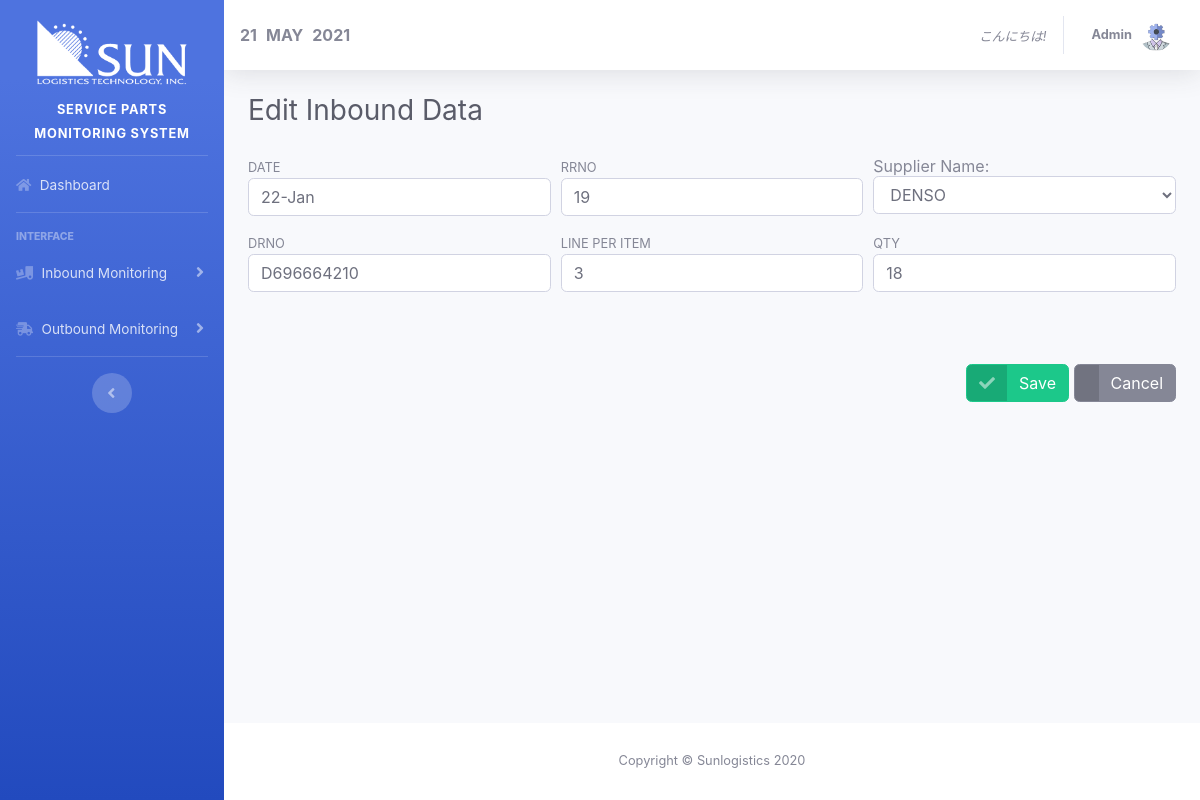
/editInbound.php?id=60 (signed in), run on the app's committed database.
### tables this page shows
CREATE TABLE `tbl_inbound` (
  `id` int(11) NOT NULL,
  `date` varchar(11) NOT NULL,
  `rrNo` int(11) NOT NULL,
  `suppName` varchar(50) NOT NULL,
  `drNo` varchar(50) NOT NULL,
  `linePerItems` int(11) NOT NULL,
  `qty` int(11) NOT NULL,
  `totalNoOfSupp` int(11) NOT NULL,
  `totalLinePerItem` int(11) NOT NULL,
  `totalQty` int(11) NOT NULL,
  `8106` varchar(50) NOT NULL,
  `rrAvail` varchar(50) NOT NULL,
  `rrDispatch` varchar(50) NOT NULL,
  `remarks` varchar(50) NOT NULL,
  `year` varchar(10) NOT NULL
);

### editInbound.php (the view, shortened to what this page needs)
<?php
include 'header.php';
include 'connection.php';
	$myID = $_GET['id'];
	$sqlGetID = "SELECT * FROM tbl_inbound WHERE id='". $myID ."'";
	$getID = $conn->query($sqlGetID);
	$row = mysqli_fetch_array($getID,MYSQLI_ASSOC);
	$date = $row['date'];
	$rrNo = $row['rrNo'];
	$suppName = $row['suppName'];
	$drNo = $row['drNo'];
	$linePerItems = $row['linePerItems'];
	$qty = $row['qty'];
?>
<div class="container-fluid">
	<h1 class="h3 mb-4 text-gray-800">Edit Inbound Data</h1><br>
	<div class="encodeDiv">
		<form method="post">
			<div class="form-row">
				<div class="col level">
					<small>DATE</small>
					<input type="text" class="form-control" value="<?php echo $date;?>" placeholder="Date" name="txtDate" >
				</div>
				<div class="col level">
					<small>RRNO</small>
					<input type="text" id="rrNo" class="form-control" value="<?php echo $rrNo;?>" placeholder="RR NO" name="txtRRNO">
				</div>
				<?php echo getSupplierName($suppName); ?>
			</div>
			<div class="form-row">
				<div class="col">
					<small>DRNO</small>
					<input type="text" id="drNo" class="form-control" value="<?php echo $drNo;?>" placeholder="DR NUMBER" name="txtDRNo">
				</div>
				<div class="col">
					<small>LINE PER ITEM</small>
					<input type="text" id="linePerItems" class="form-control" value="<?php echo $linePerItems;?>" placeholder="LINE PER ITEMS" name="txtLinePerItems">
				</div>
				<div class="col">
					<small>QTY</small>
					<input type="text" id="qty" class="form-control" value="<?php echo $qty;?>" placeholder="QTY" name="txtQty">
				</div>
			</div>
			<br>
			<br><br>
			<div style="text-align: right;">
				<button name="btnSave" id="btnSave" class="btn btn-success btn-icon-split">
					<span class="icon text-white-50">
						<i class="fas fa-check"></i>
					</span>
					<span class="text">Save</span>
				</button>
				<a href="viewInboundPage.php" class="btn btn-secondary btn-icon-split">
					<span class="icon text-white-50">
					</span>
					<span class="text">Cancel</span>
				</a>
			</div>
		</form>
	</div>
</div>
<?php include 'footer.php'; ?>

### style.css (style rules this page uses)
.col.level { margin-top: -22px; }

### data on the page
tbl_inbound: txtDate "22-Jan", txtRRNO "19", txtDRNo "D696664210", txtLinePerItems "3", txtQty "18"

### other printed values
date("d", $timestamp) "21"
date("F", $timestamp) "MAY"
date("Y", $timestamp) "2021"
form field selectSupplierName "DENSO"
